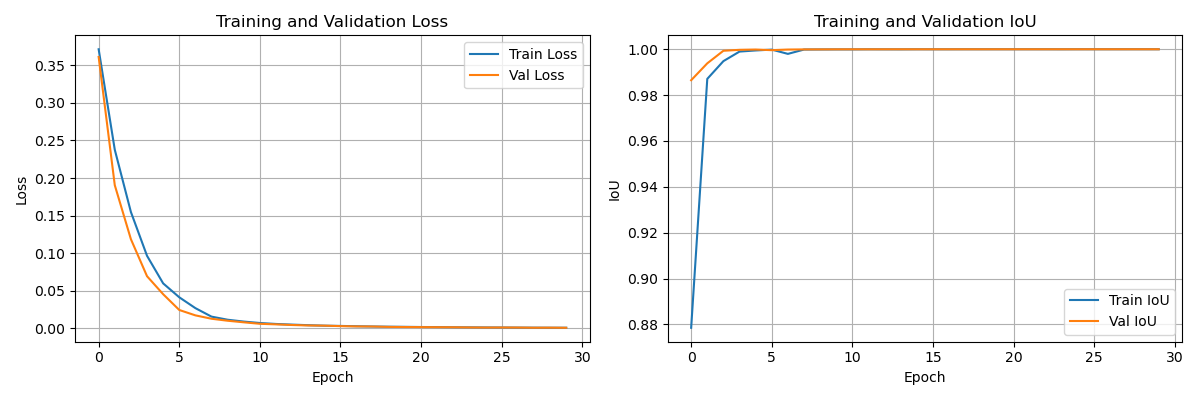
#> input picture session04/labCode/training_curves.png, 1200 x 400 px
$ python 02B_clahe.py --image ../../session04/labCode/training_curves.png
#> lines starting #> are read from the running program, lines starting #| are printed output that depends on the picture
#> in imread_gray_bgr, bgr is the input picture: shape (400, 1200, 3); mean B, G, R 247, 247.3, 247.7
#!/usr/bin/env python3
"""
CLAHE demo (OpenCV):
- Grayscale CLAHE vs global histogram equalization
- Color-safe CLAHE on LAB L-channel (preserves chroma)
- Side-by-side matplotlib figures + optional saving

Usage:
  python clahe_demo.py --image path/to/img.jpg --clip 2.0 --grid 8 8 --save

Dependencies: opencv-python, numpy, matplotlib
  pip install opencv-python numpy matplotlib
"""

import argparse
import os
from pathlib import Path

import cv2
import numpy as np
import matplotlib.pyplot as plt


def bgr_to_rgb(img_bgr: np.ndarray) -> np.ndarray:
    return cv2.cvtColor(img_bgr, cv2.COLOR_BGR2RGB)


def apply_global_hist_eq_gray(gray: np.ndarray) -> np.ndarray:
    """Global histogram equalization (for comparison)."""
    return cv2.equalizeHist(gray)
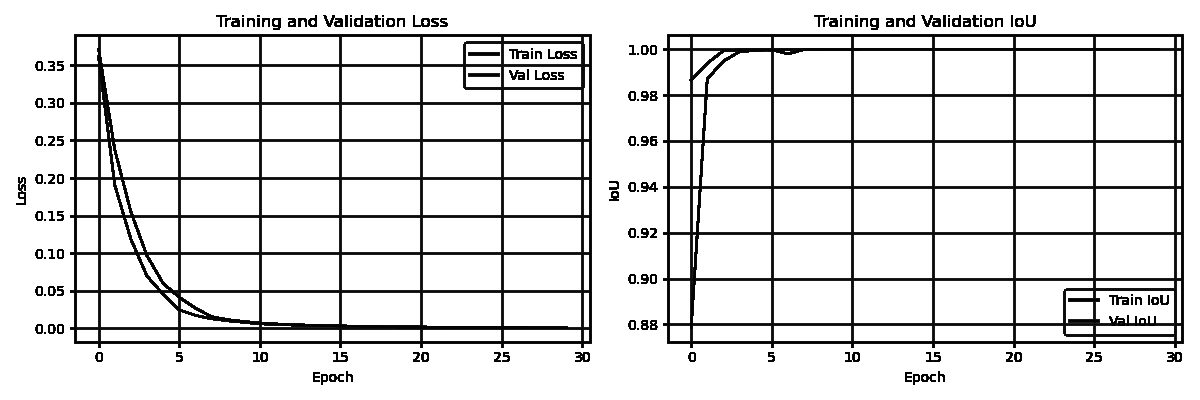
#> returned value: shape (400, 1200); min 0, max 255, mean 226


def apply_clahe_gray(gray: np.ndarray, clip: float = 2.0, grid=(8, 8)) -> np.ndarray:
    """CLAHE on a grayscale image."""
#> called with clip = 2, grid = (8, 8)
    clahe = cv2.createCLAHE(clipLimit=clip, tileGridSize=grid)
    return clahe.apply(gray)


def apply_clahe_lab(bgr: np.ndarray, clip: float = 2.0, grid=(8, 8)) -> np.ndarray:
    """
    Color-safe CLAHE: operate only on LAB L-channel, then convert back to BGR.
    """
#> called with clip = 2, grid = (8, 8)
    lab = cv2.cvtColor(bgr, cv2.COLOR_BGR2LAB)
#> lab: shape (400, 1200, 3); mean of channels 0, 1, 2 247.8, 128.2, 128.2
    L, A, B = cv2.split(lab)
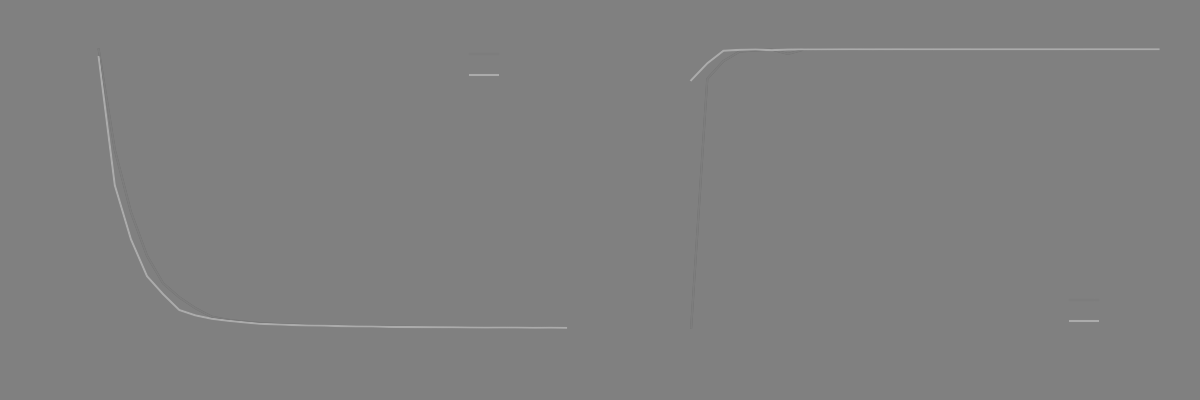
#> A: shape (400, 1200); min 120, max 171, mean 128.2
    clahe = cv2.createCLAHE(clipLimit=clip, tileGridSize=grid)
    L2 = clahe.apply(L)
    lab2 = cv2.merge([L2, A, B])
#> lab2: shape (400, 1200, 3); mean of channels 0, 1, 2 247.6, 128.2, 128.2
    bgr_out = cv2.cvtColor(lab2, cv2.COLOR_LAB2BGR)
    return bgr_out


def imread_gray_bgr(path: Path):
    bgr = cv2.imread(str(path), cv2.IMREAD_COLOR)
    if bgr is None:
        raise FileNotFoundError(f"Could not read image: {path}")
    gray = cv2.cvtColor(bgr, cv2.COLOR_BGR2GRAY)
    return gray, bgr


def fig_side_by_side_color(
    original_bgr, clahe_bgr, title_left="Original", title_right="LAB-CLAHE"
):
    """Return a Matplotlib figure comparing color images side by side."""
    fig = plt.figure(figsize=(12, 5))
    plt.subplot(1, 2, 1)
    plt.imshow(bgr_to_rgb(original_bgr))
    plt.title(title_left)
    plt.axis("off")

    plt.subplot(1, 2, 2)
    plt.imshow(bgr_to_rgb(clahe_bgr))
    plt.title(title_right)
    plt.axis("off")
    fig.tight_layout()
    return fig


def fig_gray_comparison(
    gray, he, clahe, title="Grayscale: Original vs Global HE vs CLAHE"
):
    """Return a Matplotlib figure showing grayscale original, global HE, and CLAHE."""
    fig = plt.figure(figsize=(15, 4.5))
    plt.subplot(1, 3, 1)
    plt.imshow(gray, cmap="gray", vmin=0, vmax=255)
    plt.title("Original Gray")
    plt.axis("off")

    plt.subplot(1, 3, 2)
    plt.imshow(he, cmap="gray", vmin=0, vmax=255)
    plt.title("Global HE (equalizeHist)")
    plt.axis("off")

    plt.subplot(1, 3, 3)
    plt.imshow(clahe, cmap="gray", vmin=0, vmax=255)
    plt.title("CLAHE")
    plt.axis("off")

    fig.suptitle(title, y=1.03, fontsize=12)
    fig.tight_layout()
    return fig


def histogram_panel_gray(gray, he, clahe):
    """Optional: histogram panel to show distribution changes."""
    fig = plt.figure(figsize=(12, 4))
    bins = 256
    plt.subplot(1, 3, 1)
    plt.hist(gray.ravel(), bins=bins, range=(0, 255))
    plt.title("Original Gray Histogram")

    plt.subplot(1, 3, 2)
    plt.hist(he.ravel(), bins=bins, range=(0, 255))
    plt.title("Global HE Histogram")

    plt.subplot(1, 3, 3)
    plt.hist(clahe.ravel(), bins=bins, range=(0, 255))
    plt.title("CLAHE Histogram")

    fig.tight_layout()
    return fig


def process_image(
    image_path: Path,
    clip: float,
    grid: tuple[int, int],
    save: bool,
    show_hist: bool,
    outdir: Path | None,
):
    gray, bgr = imread_gray_bgr(image_path)

    he_gray = apply_global_hist_eq_gray(gray)
    clahe_gray = apply_clahe_gray(gray, clip=clip, grid=grid)
    clahe_bgr = apply_clahe_lab(bgr, clip=clip, grid=grid)

    # Build figures
    fig1 = fig_gray_comparison(
        gray,
        he_gray,
        clahe_gray,
        title=f"Grayscale Comparison (clip={clip}, grid={grid})",
    )
    fig2 = fig_side_by_side_color(
        bgr,
        clahe_bgr,
        title_left="Original (BGR→RGB)",
        title_right=f"LAB-CLAHE (clip={clip}, grid={grid})",
    )

    if show_hist:
        fig3 = histogram_panel_gray(gray, he_gray, clahe_gray)
    else:
        fig3 = None

    # Save outputs if requested
    if save:
        outdir = outdir or image_path.parent / "clahe_outputs"
        outdir.mkdir(parents=True, exist_ok=True)
        stem = image_path.stem

        # Save processed images
        cv2.imwrite(str(outdir / f"{stem}_gray.png"), gray)
        cv2.imwrite(str(outdir / f"{stem}_he_gray.png"), he_gray)
        cv2.imwrite(
            str(outdir / f"{stem}_clahe_gray_clip{clip}_grid{grid[0]}x{grid[1]}.png"),
            clahe_gray,
        )
        cv2.imwrite(
            str(outdir / f"{stem}_clahe_color_clip{clip}_grid{grid[0]}x{grid[1]}.png"),
            clahe_bgr,
        )

        # Save figures (RGB space via matplotlib)
        fig1.savefig(
            outdir / f"{stem}_gray_comparison.png", dpi=200, bbox_inches="tight"
        )
        fig2.savefig(
            outdir / f"{stem}_color_comparison.png", dpi=200, bbox_inches="tight"
        )
        if fig3 is not None:
            fig3.savefig(
                outdir / f"{stem}_histograms.png", dpi=200, bbox_inches="tight"
            )

        print(f"[Saved] Outputs to: {outdir.resolve()}")

    # Show figures interactively
    plt.show()
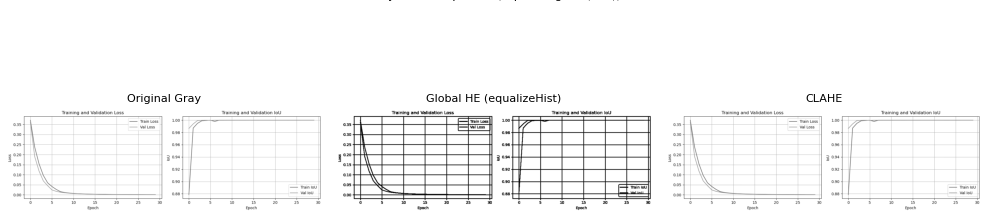
#> figure drawn by matplotlib, 3 panels
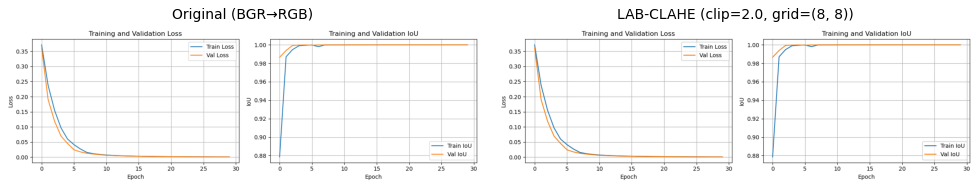
#> figure drawn by matplotlib, 2 panels


def parse_args():
    p = argparse.ArgumentParser(
        description="CLAHE demo (OpenCV): grayscale & LAB color"
    )
    p.add_argument("--image", type=Path, required=True, help="Path to input image")
    p.add_argument(
        "--clip", type=float, default=2.0, help="CLAHE clipLimit (typical 2–3)"
    )
    p.add_argument(
        "--grid",
        type=int,
        nargs=2,
        default=[8, 8],
        metavar=("TILES_X", "TILES_Y"),
        help="CLAHE tileGridSize (e.g., 8 8 or 16 16)",
    )
    p.add_argument(
        "--save", action="store_true", help="Save processed images and figures"
    )
    p.add_argument(
        "--hist", action="store_true", help="Also draw histogram comparison panel"
    )
    p.add_argument(
        "--outdir",
        type=Path,
        default=None,
        help="Custom output directory (used with --save)",
    )
    return p.parse_args()


def main():
    args = parse_args()
    if not args.image.exists():
        raise FileNotFoundError(f"Image not found: {args.image}")
    grid = (int(args.grid[0]), int(args.grid[1]))
    process_image(
        args.image,
        clip=args.clip,
        grid=grid,
        save=args.save,
        show_hist=args.hist,
        outdir=args.outdir,
    )


if __name__ == "__main__":
    main()
